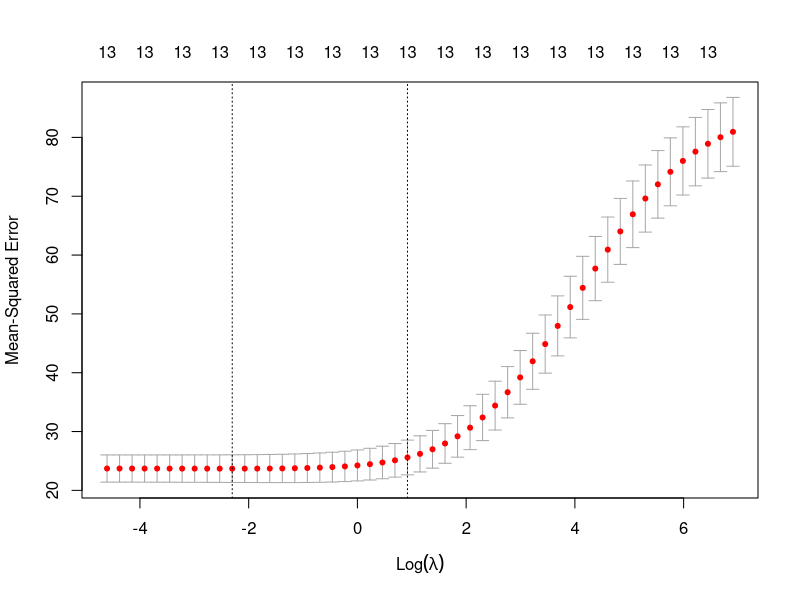

Here is the R script that generated this plot:
## ---- chunk 1
library(mlbench)
data(BostonHousing)
str(BostonHousing)

## ---- chunk 2
library(tidyverse)
library(broom)
library(glmnet)

# Define the responce variable
y = BostonHousing$medv
# Put all the predictors in a data matrix
x = BostonHousing %>% select(crim,zn,indus,chas,nox,rm,age,dis,rad,tax,ptratio,b,lstat) %>% data.matrix()

# Specify a range for Lambda
lambdas = 10^seq(3, -2, by = -.1)

# Ridge regression involves tuning a hyperparameter lambda, and it runs the model many times for different values of lambda
fit <- glmnet(x, y, alpha = 0, lambda = lambdas) # alpha=0 in ridge

# Use Cross Validation to find Best Lambda and how well the model generalises
cv_fit <- cv.glmnet(x, y, alpha = 0, lambda = lambdas)

# Lowest point in the curve indicates the optimal lambda
plot(cv_fit)

## ---- chunk 3
optlambda <- cv_fit$lambda.min
optlambda # log value of lambda that best minimised the error

## ---- chunk 4
# Predicting values and computing an R2 value for the data we trained on
 y_predicted <- predict(fit, s = optlambda, newx = x) # newx contanins the matrix of the predicted values

# Sum of Squares Total and Error
sst <- sum(y^2)
sse <- sum((y_predicted - y)^2)

# R squared
rsq <- 1 - sse / sst
rsq

